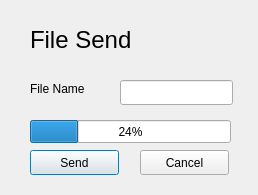
<?xml version="1.0" encoding="UTF-8"?>
<ui version="4.0">
 <class>FileSend</class>
 <widget class="QDialog" name="FileSend">
  <property name="geometry">
   <rect>
    <x>0</x>
    <y>0</y>
    <width>258</width>
    <height>195</height>
   </rect>
  </property>
  <property name="windowTitle">
   <string>Dialog</string>
  </property>
  <widget class="QLabel" name="label">
   <property name="geometry">
    <rect>
     <x>30</x>
     <y>10</y>
     <width>101</width>
     <height>61</height>
    </rect>
   </property>
   <property name="cursor">
    <cursorShape>ArrowCursor</cursorShape>
   </property>
   <property name="text">
    <string>&lt;html&gt;&lt;head/&gt;&lt;body&gt;&lt;p&gt;&lt;span style=&quot; font-size:18pt;&quot;&gt;File Send&lt;/span&gt;&lt;/p&gt;&lt;/body&gt;&lt;/html&gt;</string>
   </property>
  </widget>
  <widget class="QLineEdit" name="lineEdit">
   <property name="geometry">
    <rect>
     <x>120</x>
     <y>80</y>
     <width>113</width>
     <height>25</height>
    </rect>
   </property>
  </widget>
  <widget class="QLabel" name="label_2">
   <property name="geometry">
    <rect>
     <x>30</x>
     <y>80</y>
     <width>81</width>
     <height>17</height>
    </rect>
   </property>
   <property name="text">
    <string>File Name</string>
   </property>
  </widget>
  <widget class="QPushButton" name="sendButton">
   <property name="geometry">
    <rect>
     <x>30</x>
     <y>150</y>
     <width>89</width>
     <height>25</height>
    </rect>
   </property>
   <property name="text">
    <string>Send</string>
   </property>
  </widget>
  <widget class="QPushButton" name="cancelButton">
   <property name="geometry">
    <rect>
     <x>140</x>
     <y>150</y>
     <width>89</width>
     <height>25</height>
    </rect>
   </property>
   <property name="text">
    <string>Cancel</string>
   </property>
  </widget>
  <widget class="QProgressBar" name="progressBar">
   <property name="geometry">
    <rect>
     <x>30</x>
     <y>120</y>
     <width>201</width>
     <height>23</height>
    </rect>
   </property>
   <property name="value">
    <number>24</number>
   </property>
  </widget>
 </widget>
 <resources/>
 <connections>
  <connection>
   <sender>cancelButton</sender>
   <signal>clicked()</signal>
   <receiver>FileSend</receiver>
   <slot>close()</slot>
   <hints>
    <hint type="sourcelabel">
     <x>174</x>
     <y>142</y>
    </hint>
    <hint type="destinationlabel">
     <x>128</x>
     <y>84</y>
    </hint>
   </hints>
  </connection>
 </connections>
</ui>
